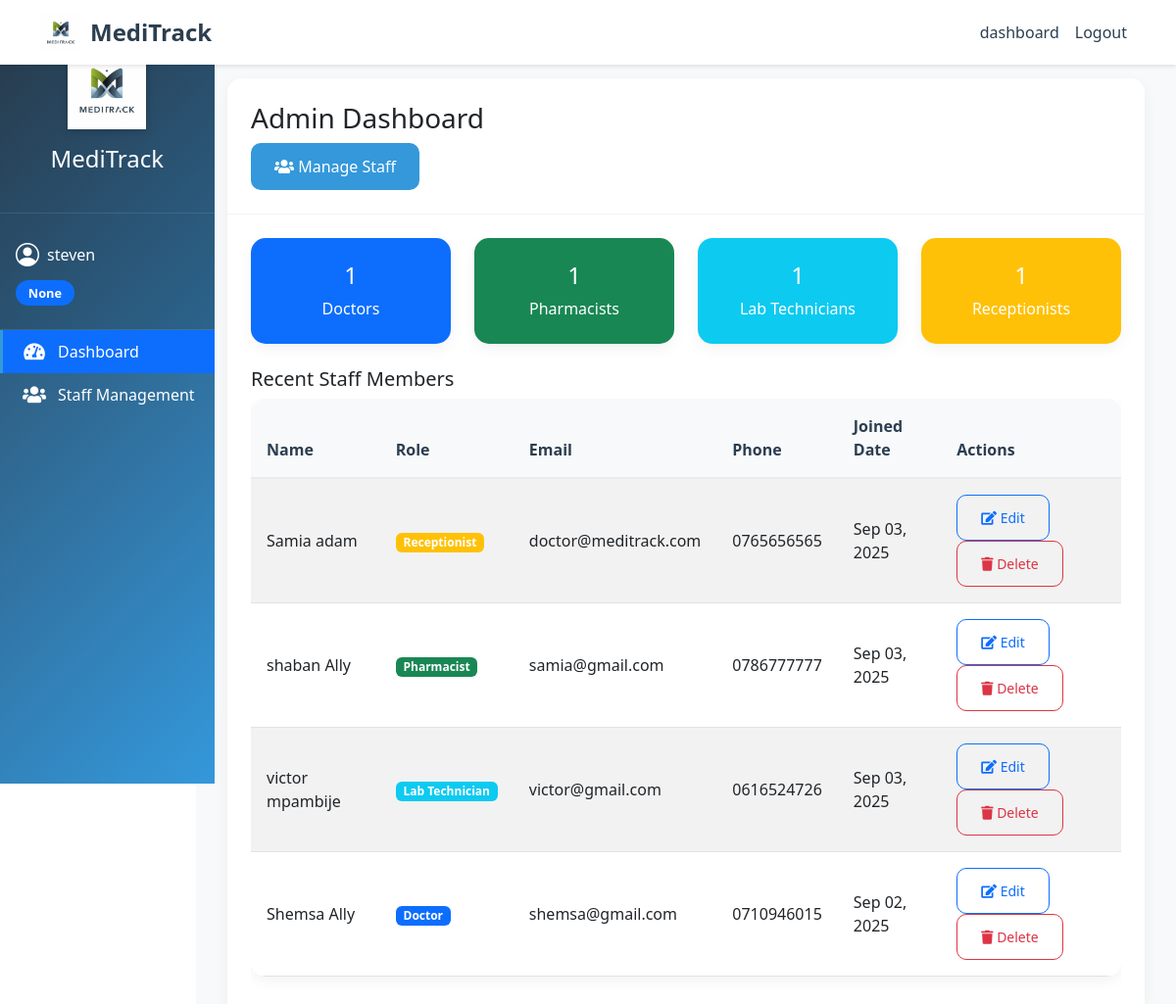
Page /api/medication-schedules/admin/dashboard/ (signed in) on the committed database.
### hospital/models.py (models this page shows, shortened)
class User(AbstractUser):
    ROLE_CHOICES = (
        ('DOCTOR', 'Doctor'),
        ('RECEPTIONIST', 'Receptionist'),
        ('PHARMACIST', 'Pharmacist'),
        ('LAB_TECHNICIAN', 'Lab Technician'),
    )
    role = models.CharField(max_length=20, choices=ROLE_CHOICES, null=True, blank=True)
    phone = models.CharField(max_length=15, null=True, blank=True)
    email = models.EmailField(unique=True)

class Receptionist(models.Model):
    user = models.OneToOneField(User, on_delete=models.CASCADE)
    shift = models.CharField(max_length=50, blank=True)
    is_senior = models.BooleanField(default=False)

class Pharmacist(models.Model):
    user = models.OneToOneField(User, on_delete=models.CASCADE)
    license_number = models.CharField(max_length=50)
    shift_schedule = models.CharField(max_length=100, blank=True)

class LabTechnician(models.Model):
    user = models.OneToOneField(User, on_delete=models.CASCADE)
    specialization = models.CharField(max_length=100)
    license_number = models.CharField(max_length=50)
    created_at = models.DateTimeField(auto_now_add=True)
    updated_at = models.DateTimeField(auto_now=True)

class Doctor(models.Model):
    user = models.OneToOneField(User, on_delete=models.CASCADE)
    specialization = models.CharField(max_length=100)
    license_number = models.CharField(max_length=50)
    department = models.CharField(max_length=100, blank=True)

### hospital/views.py (the view)
# urls.py: path('admin/dashboard/', views.admin_dashboard, name='admin_dashboard'),
@login_required
def admin_dashboard(request):
    if not request.user.is_superuser:
        raise PermissionDenied("You don't have permission to access this page.")
    lab_tech_users = User.objects.filter(role='LAB_TECHNICIAN')
    for user in lab_tech_users:
        if not hasattr(user, 'labtechnician'):
            LabTechnician.objects.create(user=user)
    doctors_count = Doctor.objects.count()
    pharmacists_count = Pharmacist.objects.count()
    lab_technicians_count = LabTechnician.objects.count()
    receptionists_count = Receptionist.objects.count()
    lab_tech_users_count = User.objects.filter(role='LAB_TECHNICIAN').count()
    recent_staff = []
    recent_staff.extend(Doctor.objects.all().order_by('-user__date_joined')[:5])
    recent_staff.extend(Pharmacist.objects.all().order_by('-user__date_joined')[:5])
    recent_staff.extend(LabTechnician.objects.all().order_by('-user__date_joined')[:5])
    recent_staff.extend(Receptionist.objects.all().order_by('-user__date_joined')[:5])
    recent_staff.sort(key=lambda x: x.user.date_joined, reverse=True)
    recent_staff = recent_staff[:10]
    context = {
        'doctors_count': doctors_count,
        'pharmacists_count': pharmacists_count,
        'lab_technicians_count': lab_technicians_count,
        'receptionists_count': receptionists_count,
        'recent_staff': recent_staff,
        'debug_lab_tech_users': lab_tech_users_count  # For debugging
    }
    return render(request, 'admin/dashboard.html', context)

### hospital/templates/admin/dashboard.html (shortened to what this page needs)
{% extends 'base.html' %}
{% block content %}
<div class="container-fluid">
    <div class="row">
        <div class="col-12">
            <div class="card">
                <div class="card-header">
                    <h3 class="card-title">Admin Dashboard</h3>
                    <div class="card-tools">
                        <a href="{% url 'staff_management' %}" class="btn btn-primary">
                            <i class="fas fa-users"></i> Manage Staff
                        </a>
                    </div>
                </div>
                <div class="card-body">
                    <div class="row mb-4">
                        <div class="col-md-3">
                            <div class="card bg-primary text-white">
                                <div class="card-body text-center">
                                    <h4>{{ doctors_count }}</h4>
                                    <p class="mb-0">Doctors</p>
                                </div>
                            </div>
                        </div>
                        <div class="col-md-3">
                            <div class="card bg-success text-white">
                                <div class="card-body text-center">
                                    <h4>{{ pharmacists_count }}</h4>
                                    <p class="mb-0">Pharmacists</p>
                                </div>
                            </div>
                        </div>
                        <div class="col-md-3">
                            <div class="card bg-info text-white">
                                <div class="card-body text-center">
                                    <h4>{{ lab_technicians_count }}</h4>
                                    <p class="mb-0">Lab Technicians</p>
                                </div>
                            </div>
                        </div>
                        <div class="col-md-3">
                            <div class="card bg-warning text-white">
                                <div class="card-body text-center">
                                    <h4>{{ receptionists_count }}</h4>
                                    <p class="mb-0">Receptionists</p>
                                </div>
                            </div>
                        </div>
                    </div>
                    <div class="row">
                        <div class="col-12">
                            <h5>Recent Staff Members</h5>
                            {% if recent_staff %}
                                <div class="table-responsive">
                                    <table class="table table-striped">
                                        <thead>
                                            <tr>
                                                <th>Name</th>
                                                <th>Role</th>
                                                <th>Email</th>
                                                <th>Phone</th>
                                                <th>Joined Date</th>
                                                <th>Actions</th>
                                            </tr>
                                        </thead>
                                        <tbody>
                                            {% for staff in recent_staff %}
                                            <tr>
                                                <td>{{ staff.user.get_full_name }}</td>
                                                <td>
                                                    <span class="badge bg-{% if staff.user.role == 'DOCTOR' %}primary{% elif staff.user.role == 'PHARMACIST' %}success{% elif staff.user.role == 'LAB_TECHNICIAN' %}info{% else %}warning{% endif %} text-white">
                                                        {{ staff.user.get_role_display }}
                                                    </span>
                                                </td>
                                                <td>{{ staff.user.email }}</td>
                                                <td>{{ staff.user.phone|default:"Not provided" }}</td>
                                                <td>{{ staff.user.date_joined|date:"M d, Y" }}</td>
                                                <td>
                                                    <a href="{% url 'edit_staff' staff.user.id %}" class="btn btn-sm btn-outline-primary">
                                                        <i class="fas fa-edit"></i> Edit
                                                    </a>
                                                    <button type="button" class="btn btn-sm btn-outline-danger" data-bs-toggle="modal" data-bs-target="#deleteModal{{ staff.user.id }}">
                                                        <i class="fas fa-trash"></i> Delete
                                                    </button>
                                                </td>
                                            </tr>
                                            {% endfor %}
                                        </tbody>
                                    </table>
                                </div>
                            {% else %}
                                <div class="alert alert-info">
                                    No staff members found.
                                </div>
                            {% endif %}
                        </div>
                    </div>
                </div>
            </div>
        </div>
    </div>
</div>
{% endblock %}

### hospital/templates/base.html (shortened to what this page needs)
{% load static %}
<!DOCTYPE html>
<html lang="en">
<head>
    <link href="https://cdn.jsdelivr.net/npm/bootstrap@5.3.0/dist/css/bootstrap.min.css" rel="stylesheet">
    <link href="https://cdn.jsdelivr.net/npm/bootstrap-icons@1.7.2/font/bootstrap-icons.css" rel="stylesheet">
    <link href="https://cdnjs.cloudflare.com/ajax/libs/font-awesome/5.15.4/css/all.min.css" rel="stylesheet">
    <link href="{% static 'css/custom.css' %}" rel="stylesheet">
</head>
<body>
    <nav class="navbar navbar-expand-lg fixed-top">
        <div class="container">
            <a class="navbar-brand" href="{% url 'home' %}">
                <img src="{% static 'images/logo.png' %}" alt="MediTrack Logo" class="navbar-logo">
                MediTrack
            </a>
            <div class="collapse navbar-collapse" id="navbarNav">
                <ul class="navbar-nav ms-auto">
                    {% if user.is_authenticated %}
                        {% if user.is_superuser %}
                            <li class="nav-item">
                                <a class="nav-link" href="{% url 'admin_dashboard' %}">dashboard</a>
                            </li>
                        {% endif %}
                        <li class="nav-item">
                            <a class="nav-link" href="{% url 'logout' %}">Logout</a>
                        </li>
                    {% endif %}
                </ul>
            </div>
        </div>
    </nav>
    {% if user.is_authenticated %}
    <div class="container-fluid">
        <div class="row">
            <div class="col-md-3 col-lg-2 sidebar">
                <div class="sidebar-header">
                    <img src="{% static 'images/logo.png' %}" alt="MediTrack Logo" class="sidebar-logo">
                    <h4 class="text-white">MediTrack</h4>
                </div>
                <div class="sidebar-user">
                    <a href="{% url 'profile' %}" class="text-decoration-none">
                        <div class="user-info">
                            {% if user.staff_profile.profile_picture %}
                                <img src="{{ user.staff_profile.profile_picture.url }}" alt="Profile Picture"
                                     class="rounded-circle" style="width: 50px; height: 50px; object-fit: cover;">
                            {% else %}
                                <i class="bi bi-person-circle"></i>
                            {% endif %}
                            <span>{{ user.get_full_name|default:user.username }}</span>
                        </div>
                    </a>
                    <div class="user-role">
                        <span class="badge bg-primary">{{ user.get_role_display }}</span>
                    </div>
                </div>
                <ul class="nav flex-column">
                    {% if user.role == 'RECEPTIONIST' %}
                        <li class="nav-item">
                            <a class="nav-link {% if request.resolver_match.url_name == 'receptionist_dashboard' %}active{% endif %}"
                               href="{% url 'receptionist_dashboard' %}">
                                <i class="bi bi-speedometer2"></i> Dashboard
                            </a>
                        </li>
                        <li class="nav-item">
                            <a class="nav-link {% if request.resolver_match.url_name == 'patient_list' %}active{% endif %}"
                               href="{% url 'patient_list' %}">
                                <i class="bi bi-people"></i> All Patients
                            </a>
                        </li>
                        <li class="nav-item">
                            <a class="nav-link {% if request.resolver_match.url_name == 'add_patient' %}active{% endif %}"
                               href="{% url 'add_patient' %}">
                                <i class="bi bi-person-plus"></i> Add Patient
                            </a>
                        </li>
                        <li class="nav-item">
                            <a class="nav-link {% if request.resolver_match.url_name == 'appointment_list' %}active{% endif %}"
                               href="{% url 'appointment_list' %}">
                                <i class="bi bi-calendar"></i> Appointments
                            </a>
                        </li>
                        <li class="nav-item">
                            <a class="nav-link {% if request.resolver_match.url_name == 'add_appointment' %}active{% endif %}"
                               href="{% url 'add_appointment' %}">
                                <i class="bi bi-calendar-plus"></i> New Appointment
                            </a>
                        </li>
                    {% elif user.is_superuser %}
                        <li class="nav-item">
                            <a class="nav-link {% if request.resolver_match.url_name == 'admin_dashboard' %}active{% endif %}" href="{% url 'admin_dashboard' %}">
                                <i class="fas fa-tachometer-alt"></i> Dashboard
                            </a>
                        </li>
                        <li class="nav-item">
                            <a class="nav-link {% if request.resolver_match.url_name == 'staff_management' %}active{% endif %}" href="{% url 'staff_management' %}">
                                <i class="fas fa-users"></i> Staff Management
                            </a>
                        </li>
                    {% endif %}
                </ul>
            </div>
            <div class="col-md-9 col-lg-10 main-content">
                {% block content %}{% endblock %}
            </div>
        </div>
    </div>
    {% else %}
    <div class="content-wrapper">
        {% block auth_content %}{% endblock %}
    </div>
    {% endif %}
</body>
</html>

### rows in the picture
User: get_full_name "steven", role "None"
Receptionist: user.get_full_name "Samia adam", user.role "Receptionist", user.email "doctor@meditrack.com", user.phone "0765656565", user.date_joined "Sep 03, 2025"
Pharmacist: user.get_full_name "shaban Ally", user.role "Pharmacist", user.email "samia@gmail.com", user.phone "0786777777", user.date_joined "Sep 03, 2025"
LabTechnician: user.get_full_name "victor mpambije", user.role "Lab Technician", user.email "victor@gmail.com", user.phone "0616524726", user.date_joined "Sep 03, 2025"
Doctor: user.get_full_name "Shemsa Ally", user.role "Doctor", user.email "shemsa@gmail.com", user.phone "0710946015", user.date_joined "Sep 02, 2025"

### other values in the picture
{{ doctors_count }} "1"
{{ pharmacists_count }} "1"
{{ lab_technicians_count }} "1"
{{ receptionists_count }} "1"
